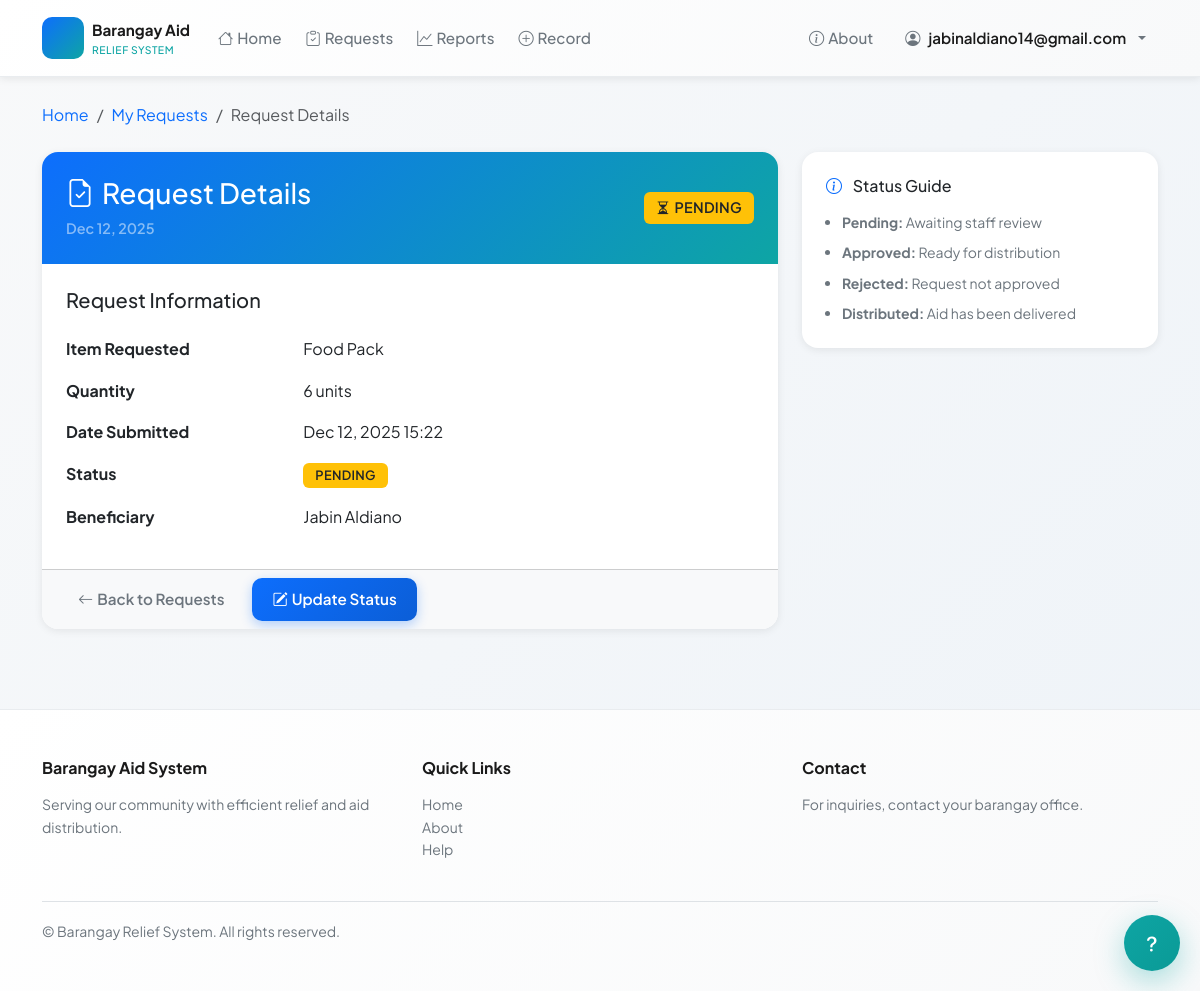
Screenshot of /request/2/ (signed in) with the database file from the repository.
### core/models.py (models this page shows, shortened)
class AidRequest(models.Model):
    STATUS_CHOICES = [
        ('PENDING', 'Pending'),
        ('APPROVED', 'Approved'),
        ('REJECTED', 'Rejected'),
        ('DISTRIBUTED', 'Distributed'), # Final status after distribution
    ]
    beneficiary = models.ForeignKey(Beneficiary, on_delete=models.CASCADE) # Linked to a beneficiary
    date_requested = models.DateTimeField(auto_now_add=True) # Has a date_requested field
    item_requested = models.CharField(max_length=100)
    quantity_requested = models.IntegerField()
    status = models.CharField(max_length=20, choices=STATUS_CHOICES, default='PENDING')

class Beneficiary(models.Model):
    user = models.OneToOneField(User, on_delete=models.CASCADE)
    full_name = models.CharField(max_length=200) # Beneficiary has a full_name field
    address = models.CharField(max_length=255) # Beneficiary has an address field
    contact_no = models.CharField(max_length=15, blank=True, null=True) # Beneficiary has a contact_no field
    household_info = models.TextField() # To store household information

### core/views.py (the view)
# urls.py: path('request/<int:pk>/', views.RequestDetailView.as_view(), name='request_detail'),
class RequestDetailView(LoginRequiredMixin, DetailView):
    model = AidRequest
    template_name = 'core/request_detail.html'
    context_object_name = 'request_obj'

### core/templates/core/request_detail.html
{% extends 'base.html' %}
{% block content %}
<div class="mb-4">
  <nav aria-label="breadcrumb">
    <ol class="breadcrumb breadcrumb-custom">
      <li class="breadcrumb-item"><a href="{% url 'home' %}">Home</a></li>
      <li class="breadcrumb-item"><a href="{% url 'request_list' %}">My Requests</a></li>
      <li class="breadcrumb-item active" aria-current="page">Request Details</li>
    </ol>
  </nav>
</div>
<div class="row">
  <div class="col-lg-8">
    <div class="card">
      <div class="card-header" style="background: linear-gradient(135deg, #0d6efd 0%, #0ea5a4 100%); border: none; padding: 24px;">
        <div class="d-flex justify-content-between align-items-center">
          <div>
            <h1 class="h3 text-white mb-2" style="margin: 0;">
              <i class="bi bi-file-earmark-check me-2"></i>Request Details
            </h1>
            <p class="text-white-50 mb-0" style="font-size: 0.9rem;">{{ request_obj.date_requested|date:"M d, Y" }}</p>
          </div>
          <div>
            {% if request_obj.status == 'APPROVED' %}
              <span class="badge bg-success" style="font-size: 0.9rem; padding: 8px 12px;"><i class="bi bi-check-circle me-1"></i>Approved</span>
            {% elif request_obj.status == 'PENDING' %}
              <span class="badge bg-warning text-dark" style="font-size: 0.9rem; padding: 8px 12px;"><i class="bi bi-hourglass-split me-1"></i>Pending</span>
            {% elif request_obj.status == 'REJECTED' %}
              <span class="badge bg-danger" style="font-size: 0.9rem; padding: 8px 12px;"><i class="bi bi-x-circle me-1"></i>Rejected</span>
            {% elif request_obj.status == 'DISTRIBUTED' %}
              <span class="badge bg-info" style="font-size: 0.9rem; padding: 8px 12px;"><i class="bi bi-box2-heart me-1"></i>Distributed</span>
            {% endif %}
          </div>
        </div>
      </div>
      <div class="card-body">
        <h5 class="mb-4">Request Information</h5>
        <dl class="row" role="list">
          <dt class="col-sm-4 fw-600">Item Requested</dt>
          <dd class="col-sm-8 mb-3">{{ request_obj.item_requested }}</dd>
          <dt class="col-sm-4 fw-600">Quantity</dt>
          <dd class="col-sm-8 mb-3">{{ request_obj.quantity_requested }} units</dd>
          <dt class="col-sm-4 fw-600">Date Submitted</dt>
          <dd class="col-sm-8 mb-3">{{ request_obj.date_requested|date:"M d, Y H:i" }}</dd>
          <dt class="col-sm-4 fw-600">Status</dt>
          <dd class="col-sm-8 mb-3">
            <span class="badge {% if request_obj.status == 'APPROVED' %}bg-success{% elif request_obj.status == 'PENDING' %}bg-warning text-dark{% elif request_obj.status == 'DISTRIBUTED' %}bg-info{% else %}bg-secondary{% endif %}">
              {{ request_obj.get_status_display }}
            </span>
          </dd>
          <dt class="col-sm-4 fw-600">Beneficiary</dt>
          <dd class="col-sm-8 mb-0">{{ request_obj.beneficiary.full_name }}</dd>
        </dl>
      </div>
      <div class="card-footer bg-light">
        <div class="d-flex gap-2">
          <a href="{% url 'request_list' %}" class="btn btn-outline-secondary">
            <i class="bi bi-arrow-left me-1"></i>Back to Requests
          </a>
          {% if user.is_staff %}
            <a href="{% url 'request_update' request_obj.pk %}" class="btn btn-primary">
              <i class="bi bi-pencil-square me-1"></i>Update Status
            </a>
          {% endif %}
        </div>
      </div>
    </div>
  </div>
  <div class="col-lg-4">
    <div class="card">
      <div class="card-body">
        <h6 class="mb-3">
          <i class="bi bi-info-circle me-2" style="color: #0d6efd;"></i>
          Status Guide
        </h6>
        <ul class="small text-muted ps-3 mb-0">
          <li class="mb-2"><strong>Pending:</strong> Awaiting staff review</li>
          <li class="mb-2"><strong>Approved:</strong> Ready for distribution</li>
          <li class="mb-2"><strong>Rejected:</strong> Request not approved</li>
          <li><strong>Distributed:</strong> Aid has been delivered</li>
        </ul>
      </div>
    </div>
  </div>
</div>
{% endblock %}

### core/templates/base.html (shortened to what this page needs)
<!DOCTYPE html>
<html lang="en">
<head>
    <link href="https://cdn.jsdelivr.net/npm/bootstrap@5.3.2/dist/css/bootstrap.min.css" rel="stylesheet">
    <link rel="stylesheet" href="https://cdn.jsdelivr.net/npm/bootstrap-icons@1.11.3/font/bootstrap-icons.css">
    {% load static %}
    <link rel="stylesheet" href="{% static 'css/site.css' %}">
    <link rel="stylesheet" href="{% static 'css/site-compact.css' %}" media="(max-width: 640px)">
</head>
<body>
    <nav class="navbar navbar-expand-lg navbar-premium fixed-top" role="navigation" aria-label="Main navigation">
        <div class="container-lg">
            <a class="navbar-brand d-flex align-items-center gap-2" href="/">
                <div class="brand-icon">
                </div>
                <div>
                    <div class="brand-name">Barangay Aid</div>
                    <div class="brand-tagline">Relief System</div>
                </div>
            </a>
            <div class="collapse navbar-collapse" id="mainNav">
                <ul class="navbar-nav me-auto mb-2 mb-lg-0">
                    <li class="nav-item"><a class="nav-link {% if request.resolver_match.url_name == 'home' %}active{% endif %}" href="/"><i class="bi bi-house me-1"></i>Home</a></li>
                    {% if user.is_authenticated and user.is_staff %}
                        <li class="nav-item"><a class="nav-link" href="{% url 'admin_request_list' %}"><i class="bi bi-clipboard-check me-1"></i>Requests</a></li>
                        <li class="nav-item"><a class="nav-link" href="{% url 'distribution_report' %}"><i class="bi bi-graph-up me-1"></i>Reports</a></li>
                        <li class="nav-item"><a class="nav-link" href="{% url 'distribution_create' %}"><i class="bi bi-plus-circle me-1"></i>Record</a></li>
                    {% endif %}
                </ul>
                <ul class="navbar-nav ms-auto gap-2 mb-2 mb-lg-0">
                    <li class="nav-item"><a class="nav-link" href="{% url 'about' %}"><i class="bi bi-info-circle me-1"></i>About</a></li>
                    {% if user.is_authenticated %}
                        <li class="nav-item dropdown">
                            <a class="nav-link dropdown-toggle d-flex align-items-center gap-2" href="#" id="userDropdown" role="button" data-bs-toggle="dropdown" aria-expanded="false">
                                <span class="avatar"><i class="bi bi-person-circle"></i></span>
                                <span class="user-name">{{ user.first_name|default:user.username }}</span>
                            </a>
                        </li>
                    {% else %}
                        <li class="nav-item"><a class="nav-link" href="{% url 'login' %}"><i class="bi bi-box-arrow-in-right me-1"></i>Login</a></li>
                        <li class="nav-item"><a class="nav-link btn-nav-register" href="{% url 'register' %}"><i class="bi bi-person-plus me-1"></i>Register</a></li>
                    {% endif %}
                </ul>
            </div>
        </div>
    </nav>
    <div class="alerts-container">
    </div>
    <main id="main-content" class="main-content" role="main">
        <div class="container-lg">
            {% block content %}{% endblock %}
        </div>
    </main>
    <footer class="footer-premium mt-5">
        <div class="container-lg">
            <div class="row g-4 mb-4">
                <div class="col-md-4">
                    <h6 class="mb-3">Barangay Aid System</h6>
                    <p class="text-muted small">Serving our community with efficient relief and aid distribution.</p>
                </div>
                <div class="col-md-4">
                    <h6 class="mb-3">Quick Links</h6>
                    <ul class="list-unstyled small">
                        <li><a href="/" class="text-muted text-decoration-none">Home</a></li>
                        <li><a href="{% url 'about' %}" class="text-muted text-decoration-none">About</a></li>
                        <li><a href="{% url 'help' %}" class="text-muted text-decoration-none">Help</a></li>
                    </ul>
                </div>
                <div class="col-md-4">
                    <h6 class="mb-3">Contact</h6>
                    <p class="text-muted small">For inquiries, contact your barangay office.</p>
                </div>
            </div>
            <div class="border-top pt-3">
                <small class="text-muted">&copy; {{ now|date:"Y" }} Barangay Relief System. All rights reserved.</small>
            </div>
        </div>
    </footer>
    <a href="{% url 'help' %}" class="fab" title="Help" aria-label="Help">
        <i class="bi bi-question-lg"></i>
    </a>
</body>
</html>

### core/static/css/site.css (style rules this page uses)
:root { --primary: #0d6efd; --primary-rgb: 13, 110, 253; --secondary: #6c757d; --success: #198754; --danger: #dc3545; --warning: #ffc107; --info: #0dcaf0; --accent: #0ea5a4; --accent-light: #d1faf6; --bg-light: #f8f9fa; --bg-lighter: #f0f4f9; --border-color: #e9ecef; --text-primary: #1a1a1a; --text-secondary: #6c757d; --shadow-sm: 0 2px 8px rgba(0,0,0,0.08); --shadow-md: 0 4px 16px rgba(0,0,0,0.1); --shadow-lg: 0 8px 24px rgba(0,0,0,0.12); --radius-sm: 6px; --radius-md: 10px; --radius-lg: 16px; --transition: all 200ms cubic-bezier(0.4, 0, 0.2, 1); }
* { margin: 0; padding: 0; box-sizing: border-box; }
html, body { height: 100%; }
body { padding-top: 70px; background: linear-gradient(135deg, #f8f9fa 0%, #eef3f8 100%); color: var(--text-primary); font-family: 'Plus Jakarta Sans', 'Sora', system-ui, -apple-system, 'Segoe UI', Roboto; -webkit-font-smoothing: antialiased; -moz-osx-font-smoothing: grayscale; line-height: 1.6; }
.navbar-premium { background: linear-gradient(135deg, #ffffff 0%, #f8f9fa 100%); box-shadow: var(--shadow-sm); border-bottom: 1px solid var(--border-color); padding: 12px 0; }
.navbar-brand { font-weight: 700; color: var(--text-primary) !important; transition: var(--transition); }
.brand-icon { width: 42px; height: 42px; border-radius: var(--radius-md); background: linear-gradient(135deg, var(--primary), var(--accent)); display: flex; align-items: center; justify-content: center; color: white; font-size: 1.25rem; }
.brand-name { font-weight: 700; font-size: 0.95rem; color: var(--text-primary); }
.brand-tagline { font-size: 0.65rem; font-weight: 500; color: var(--accent); letter-spacing: 0.5px; text-transform: uppercase; }
.navbar-nav .nav-link { color: var(--text-secondary) !important; font-weight: 500; font-size: 0.95rem; transition: var(--transition); position: relative; padding: 8px 12px !important; border-radius: var(--radius-sm); }
.nav-item.dropdown .nav-link::after { transition: var(--transition); }
.user-name { font-weight: 600; color: var(--text-primary); }
.alerts-container { position: fixed; top: 78px; left: 0; right: 0; z-index: 1000; padding: 16px 20px; pointer-events: none; }
.main-content { flex: 1; padding: 32px 0; min-height: calc(100vh - 70px - 300px); }
.card { border: none; border-radius: var(--radius-lg); background: #ffffff; box-shadow: var(--shadow-sm); transition: var(--transition); overflow: hidden; }
.card-header { background: linear-gradient(135deg, #f8f9fa 0%, #ffffff 100%); border-bottom: 1px solid var(--border-color); font-weight: 600; color: var(--text-primary); padding: 20px 24px; }
.card-body { padding: 24px; }
.btn { border: none; border-radius: var(--radius-md); font-weight: 600; transition: var(--transition); padding: 10px 20px; font-size: 0.95rem; position: relative; overflow: hidden; }
.btn::before { content: ''; position: absolute; top: 50%; left: 50%; width: 0; height: 0; border-radius: 50%; background: rgba(255, 255, 255, 0.3); transform: translate(-50%, -50%); transition: width 0.6s, height 0.6s; }
.btn-primary { background: linear-gradient(135deg, var(--primary), #0b5ed7); color: white; box-shadow: 0 4px 12px rgba(13, 110, 253, 0.3); }
.badge { font-weight: 600; padding: 6px 12px; border-radius: var(--radius-sm); font-size: 0.8rem; text-transform: uppercase; letter-spacing: 0.3px; }
.badge.bg-warning { background: var(--warning) !important; color: #000; }
a { color: var(--primary); text-decoration: none; transition: var(--transition); }
.footer-premium { background: linear-gradient(135deg, #ffffff 0%, #f8f9fa 100%); border-top: 1px solid var(--border-color); margin-top: 5rem; padding: 3rem 0; color: var(--text-secondary); }
.footer-premium h6 { font-weight: 700; color: var(--text-primary); }
.footer-premium a { color: var(--text-secondary); }
.fab { position: fixed; right: 20px; bottom: 20px; width: 56px; height: 56px; border-radius: 50%; display: flex; align-items: center; justify-content: center; background: linear-gradient(135deg, var(--accent), #0a9a96); color: white; box-shadow: 0 10px 30px rgba(14, 165, 164, 0.35); z-index: 1000; text-decoration: none; transition: var(--transition); font-size: 1.25rem; }
.text-muted { color: var(--text-secondary) !important; }
.bg-light { background: var(--bg-light) !important; }

### rows the page displays
AidRequest: date_requested "Dec 12, 2025", item_requested "Food Pack", quantity_requested "6", date_requested "Dec 12, 2025 15:22", status "PENDING", beneficiary.full_name "Jabin Aldiano"

### other values shown
{{ user.first_name|default:user.username }} "jabinaldiano14@gmail.com"
